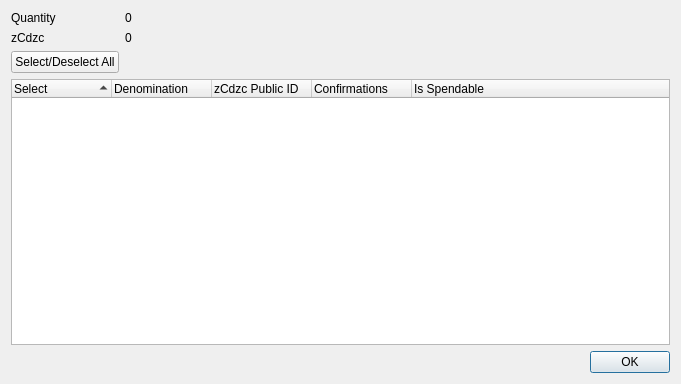
<?xml version="1.0" encoding="UTF-8"?>
<ui version="4.0">
 <class>ZCdzcControlDialog</class>
 <widget class="QDialog" name="ZCdzcControlDialog">
  <property name="geometry">
   <rect>
    <x>0</x>
    <y>0</y>
    <width>681</width>
    <height>384</height>
   </rect>
  </property>
  <property name="minimumSize">
   <size>
    <width>681</width>
    <height>384</height>
   </size>
  </property>
  <property name="windowTitle">
   <string>Select zCdzc to Spend</string>
  </property>
  <layout class="QGridLayout" name="gridLayout">
   <item row="0" column="0">
    <layout class="QFormLayout" name="formLayout">
     <property name="sizeConstraint">
      <enum>QLayout::SetDefaultConstraint</enum>
     </property>
     <item row="0" column="0">
      <widget class="QLabel" name="labelQuantity">
       <property name="text">
        <string>Quantity</string>
       </property>
      </widget>
     </item>
     <item row="0" column="1">
      <widget class="QLabel" name="labelQuantity_int">
       <property name="text">
        <string>0</string>
       </property>
      </widget>
     </item>
     <item row="1" column="0">
      <widget class="QLabel" name="labelZCdzc">
       <property name="text">
        <string>zCdzc</string>
       </property>
      </widget>
     </item>
     <item row="1" column="1">
      <widget class="QLabel" name="labelZCdzc_int">
       <property name="text">
        <string>0</string>
       </property>
      </widget>
     </item>
     <item row="2" column="0">
      <widget class="QPushButton" name="pushButtonAll">
       <property name="text">
        <string>Select/Deselect All</string>
       </property>
      </widget>
     </item>
    </layout>
   </item>
   <item row="1" column="0">
    <layout class="QVBoxLayout" name="verticalLayout">
     <item>
      <widget class="QTreeWidget" name="treeWidget">
       <property name="minimumSize">
        <size>
         <width>0</width>
         <height>250</height>
        </size>
       </property>
       <property name="alternatingRowColors">
        <bool>true</bool>
       </property>
       <property name="sortingEnabled">
        <bool>true</bool>
       </property>
       <property name="columnCount">
        <number>5</number>
       </property>
       <attribute name="headerDefaultSectionSize">
        <number>100</number>
       </attribute>
       <column>
        <property name="text">
         <string notr="true">Select</string>
        </property>
       </column>
       <column>
        <property name="text">
         <string notr="true">Denomination</string>
        </property>
       </column>
       <column>
        <property name="text">
         <string notr="true">zCdzc Public ID</string>
        </property>
       </column>
       <column>
        <property name="text">
         <string notr="true">Confirmations</string>
        </property>
       </column>
       <column>
        <property name="text">
         <string>Is Spendable</string>
        </property>
       </column>
      </widget>
     </item>
     <item>
      <widget class="QDialogButtonBox" name="buttonBox">
       <property name="orientation">
        <enum>Qt::Horizontal</enum>
       </property>
       <property name="standardButtons">
        <set>QDialogButtonBox::Ok</set>
       </property>
      </widget>
     </item>
    </layout>
   </item>
  </layout>
 </widget>
 <resources/>
 <connections>
  <connection>
   <sender>buttonBox</sender>
   <signal>accepted()</signal>
   <receiver>ZCdzcControlDialog</receiver>
   <slot>accept()</slot>
   <hints>
    <hint type="sourcelabel">
     <x>248</x>
     <y>254</y>
    </hint>
    <hint type="destinationlabel">
     <x>157</x>
     <y>274</y>
    </hint>
   </hints>
  </connection>
  <connection>
   <sender>buttonBox</sender>
   <signal>rejected()</signal>
   <receiver>ZCdzcControlDialog</receiver>
   <slot>reject()</slot>
   <hints>
    <hint type="sourcelabel">
     <x>316</x>
     <y>260</y>
    </hint>
    <hint type="destinationlabel">
     <x>286</x>
     <y>274</y>
    </hint>
   </hints>
  </connection>
 </connections>
</ui>
